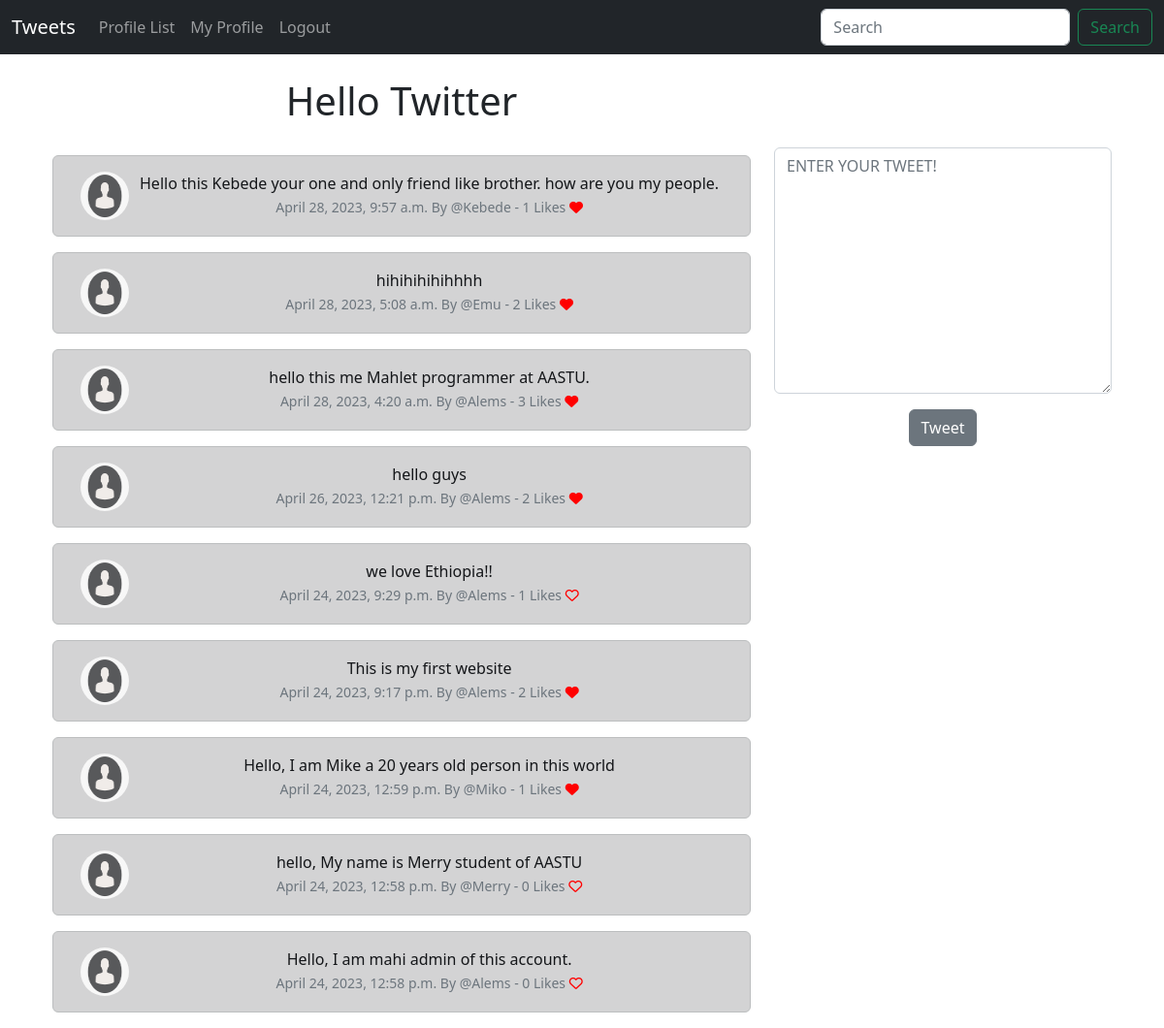
The app's page / (signed in) with its own data.
### Tweet/models.py (models this page shows, shortened)
class Tweet(models.Model):
    user = models.ForeignKey(
        User, related_name="tweets",
        on_delete=models.DO_NOTHING
    )
    body = models.CharField(max_length=200)
    created_at = models.DateTimeField(auto_now_add=True)
    likes = models.ManyToManyField(User, related_name="tweet_like", blank=True)
    def number_of_likes(self):
        return self.likes.count()

### Tweet/views.py (the view, shortened to what this page needs)
# urls.py: path('', views.home, name="home"),
def home(request):
    if request.user.is_authenticated:
        form = TweetForm(request.POST or None)
        tweets = Tweet.objects.all().order_by("-created_at")
        return render(request, 'home.html', {"tweets": tweets, "form":form})
    else:
         tweets = Tweet.objects.all().order_by("-created_at")
         return render(request, 'home.html', {"tweets": tweets})

### Tweet/forms.py
class TweetForm(forms.ModelForm):
    body = forms.CharField(required=True,
        widget=forms.widgets.Textarea(
            attrs={
                "placeholder": "ENTER YOUR TWEET!",
                "class":"form-control",
            }
            ),
        label="",
    )
    class Meta:
        model = Tweet
        exclude = ("user", "likes" )

### Tweet/templates/home.html (shortened to what this page needs)
{% extends 'base.html' %}
{% load static %}
{%block content %}
    <div class="container text-center">
        <div class="row">
        <div class="col-8">
    <h1>Hello Twitter </h1>
<br/>
   {% for tweet in tweets%}
            <div class="alert alert-dark" role="alert">
<div class="container">
    <div class="row">
        <div class="col-1">
            {% if tweet.user.profile.profile_image %}
               <img src="{{ tweet.user.profile.profile_image.url }}" width=50 height=50 class="rounded-circle "
                alt="{{ profile.user.username}}">
                {% else %}
                <img src="{% static 'images/profile.png' %}" width=50 height=50 class="rounded-circle "
                alt="{{ profile.user.username}}">
                {% endif %}
        </div>
          <div class="col-11">
            {{tweet.body }}<br/>
            <small class= "text-muted">
                {{ tweet.created_at}} By @{{ tweet.user.username}}
                - {{ tweet.number_of_likes }} Likes
                {% if user in tweet.likes.all %}
                 <a href="{% url 'tweet_like' tweet.id %}">
                    <i class="fa-solid fa-heart" style="color:red"></i>
                </a>
                {%else%}
                 <a href="{% url 'tweet_like' tweet.id %}">
                    <i class="fa fa-heart-o" style="color:red"></i>
                </a>
                {% endif %}
            </small>
            </div><br/><br/>
        </div>
    </div>
</div>
    {% endfor %}
        </div>
            <div class="col-4">
                <br/><br/></br>
                <form method= POST>
                    {{ form.as_p }}
                    <button type="submit" class="btn btn-secondary">Tweet</button>
                  </form>
            </div >
{% endblock %}

### records on screen
Tweet: body "Hello this Kebede your one and only friend like brother. how are you my people.", created_at "April 28, 2023, 9:57 a.m.", user.username "Kebede", number_of_likes "1"
Tweet: body "hihihihihihhhh", created_at "April 28, 2023, 5:08 a.m.", user.username "Emu", number_of_likes "2"
Tweet: body "hello this me Mahlet programmer at AASTU.", created_at "April 28, 2023, 4:20 a.m.", user.username "Alems", number_of_likes "3"
Tweet: body "hello guys", created_at "April 26, 2023, 12:21 p.m.", user.username "Alems", number_of_likes "2"
Tweet: body "we love Ethiopia!!", created_at "April 24, 2023, 9:29 p.m.", user.username "Alems", number_of_likes "1"
Tweet: body "This is my first website", created_at "April 24, 2023, 9:17 p.m.", user.username "Alems", number_of_likes "2"
Tweet: body "Hello, I am Mike a 20 years old person in this world", created_at "April 24, 2023, 12:59 p.m.", user.username "Miko", number_of_likes "1"
Tweet: body "hello, My name is Merry student of AASTU", created_at "April 24, 2023, 12:58 p.m.", user.username "Merry", number_of_likes "0"
Tweet: body "Hello, I am mahi admin of this account.", created_at "April 24, 2023, 12:58 p.m.", user.username "Alems", number_of_likes "0"
